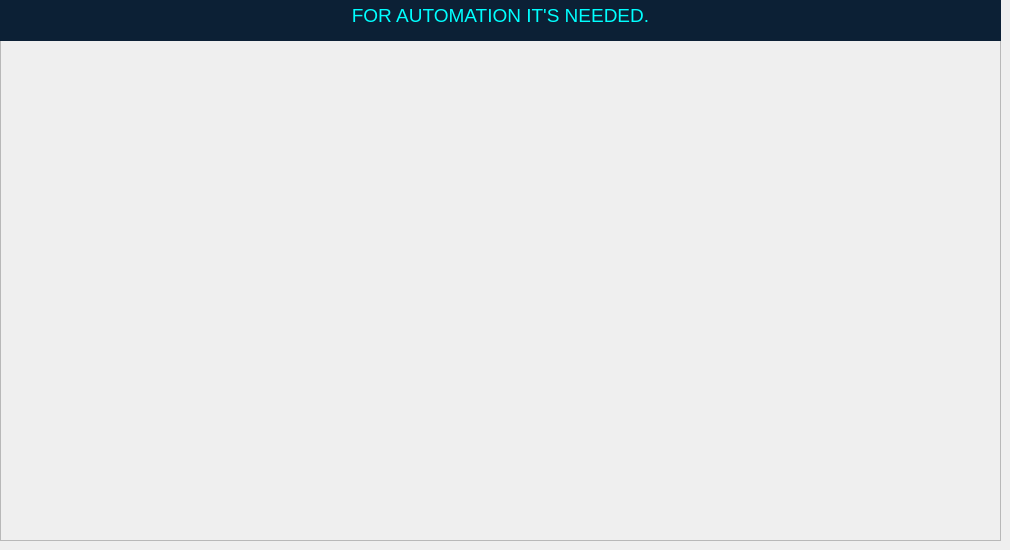
            <widget class="QWidget" name="aaa">
             <widget class="QFrame" name="frame_32">
              <property name="geometry">
               <rect>
                <x>0</x>
                <y>0</y>
                <width>1001</width>
                <height>541</height>
               </rect>
              </property>
              <property name="frameShape">
               <enum>QFrame::StyledPanel</enum>
              </property>
              <property name="frameShadow">
               <enum>QFrame::Raised</enum>
              </property>
              <widget class="QLabel" name="label_19">
               <property name="geometry">
                <rect>
                 <x>0</x>
                 <y>20</y>
                 <width>1011</width>
                 <height>431</height>
                </rect>
               </property>
               <property name="text">
                <string/>
               </property>
               <property name="pixmap">
                <pixmap>image/1st complete.jpg</pixmap>
               </property>
               <property name="scaledContents">
                <bool>true</bool>
               </property>
              </widget>
              <widget class="QLabel" name="label_20">
               <property name="geometry">
                <rect>
                 <x>0</x>
                 <y>-10</y>
                 <width>1001</width>
                 <height>51</height>
                </rect>
               </property>
               <property name="font">
                <font>
                 <pointsize>14</pointsize>
                </font>
               </property>
               <property name="styleSheet">
                <string notr="true">color: rgb(0, 255, 255);
background-color: rgb(12, 32, 53);
text-align: center</string>
               </property>
               <property name="text">
                <string>FOR AUTOMATION IT'S NEEDED.</string>
               </property>
               <property name="alignment">
                <set>Qt::AlignCenter</set>
               </property>
              </widget>
             </widget>
            </widget>
